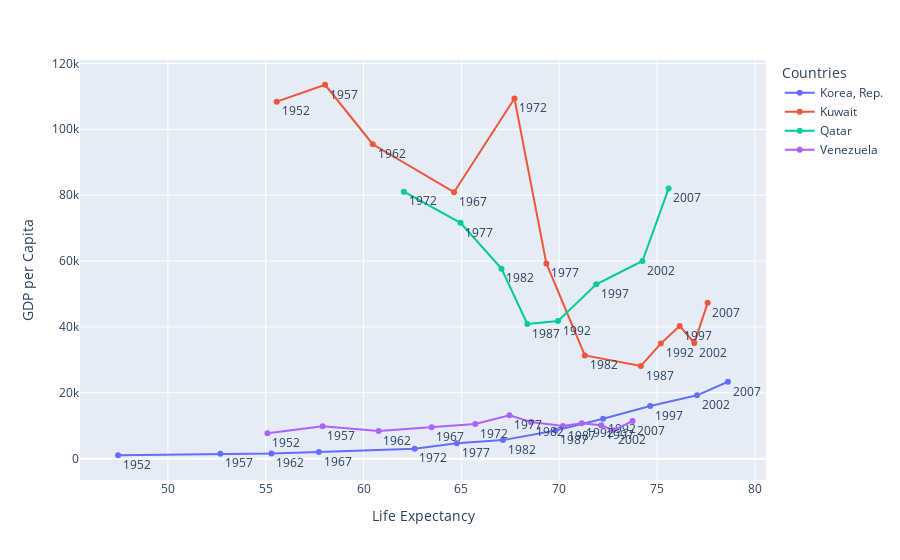

Notebook cell for this chart:
### Code cell
countries = ['Kuwait', 'Venezuela', 'Korea, Rep.', 'Qatar']
fig = px.line(df.query("country in @countries", engine = 'python'), x="lifeExp", y="gdpPercap", color="country", text="year", 
            labels = {'lifeExp' : 'Life Expectancy', 'gdpPercap' : 'GDP per Capita', 'country' : 'Countries'})
fig.update_traces(textposition="bottom right")
fig.show()

### Figure 1 — Plotly figure (JSON) as saved in the notebook; plotly's stock layout.template omitted (floating-point values rounded to 4 significant figures)
{"data": [{"hovertemplate": "Countries=Korea, Rep.<br>Life Expectancy=%{x}<br>GDP per Capita=%{y}<br>year=%{text}<extra></extra>", "legendgroup": "Korea, Rep.", "line": {"color": "#636efa", "dash": "solid"}, "marker": {"symbol": "circle"}, "mode": "markers+text+lines", "name": "Korea, Rep.", "orientation": "v", "showlegend": true, "text": [1952, 1957, 1962, 1967, 1972, 1977, 1982, 1987, 1992, 1997, 2002, 2007], "textposition": "bottom right", "type": "scatter", "x": [47.45, 52.68, 55.29, 57.72, 62.61, 64.77, 67.12, 69.81, 72.24, 74.65, 77.05, 78.62], "xaxis": "x", "y": [1031.0, 1488.0, 1536.0, 2029.0, 3031.0, 4657.0, 5623.0, 8533.0, 12100.0, 15990.0, 19230.0, 23350.0], "yaxis": "y"}, {"hovertemplate": "Countries=Kuwait<br>Life Expectancy=%{x}<br>GDP per Capita=%{y}<br>year=%{text}<extra></extra>", "legendgroup": "Kuwait", "line": {"color": "#EF553B", "dash": "solid"}, "marker": {"symbol": "circle"}, "mode": "markers+text+lines", "name": "Kuwait", "orientation": "v", "showlegend": true, "text": [1952, 1957, 1962, 1967, 1972, 1977, 1982, 1987, 1992, 1997, 2002, 2007], "textposition": "bottom right", "type": "scatter", "x": [55.56, 58.03, 60.47, 64.62, 67.71, 69.34, 71.31, 74.17, 75.19, 76.16, 76.9, 77.59], "xaxis": "x", "y": [108400.0, 113500.0, 95460.0, 80890.0, 109300.0, 59270.0, 31350.0, 28120.0, 34930.0, 40300.0, 35110.0, 47310.0], "yaxis": "y"}, {"hovertemplate": "Countries=Qatar<br>Life Expectancy=%{x}<br>GDP per Capita=%{y}<br>year=%{text}<extra></extra>", "legendgroup": "Qatar", "line": {"color": "#00cc96", "dash": "solid"}, "marker": {"symbol": "circle"}, "mode": "markers+text+lines", "name": "Qatar", "orientation": "v", "showlegend": true, "text": [1972, 1977, 1982, 1987, 1992, 1997, 2002, 2007], "textposition": "bottom right", "type": "scatter", "x": [62.06, 64.96, 67.05, 68.37, 69.94, 71.89, 74.26, 75.59], "xaxis": "x", "y": [81070.0, 71620.0, 57680.0, 40870.0, 41780.0, 52940.0, 60020.0, 82010.0], "yaxis": "y"}, {"hovertemplate": "Countries=Venezuela<br>Life Expectancy=%{x}<br>GDP per Capita=%{y}<br>year=%{text}<extra></extra>", "legendgroup": "Venezuela", "line": {"color": "#ab63fa", "dash": "solid"}, "marker": {"symbol": "circle"}, "mode": "markers+text+lines", "name": "Venezuela", "orientation": "v", "showlegend": true, "text": [1952, 1957, 1962, 1967, 1972, 1977, 1982, 1987, 1992, 1997, 2002, 2007], "textposition": "bottom right", "type": "scatter", "x": [55.09, 57.91, 60.77, 63.48, 65.71, 67.46, 68.56, 70.19, 71.15, 72.15, 72.77, 73.75], "xaxis": "x", "y": [7690.0, 9802.0, 8423.0, 9541.0, 10510.0, 13140.0, 11150.0, 9884.0, 10730.0, 10170.0, 8605.0, 11420.0], "yaxis": "y"}], "layout": {"legend": {"title": {"text": "Countries"}, "tracegroupgap": 0}, "margin": {"t": 60}, "xaxis": {"anchor": "y", "domain": [0, 1], "title": {"text": "Life Expectancy"}}, "yaxis": {"anchor": "x", "domain": [0, 1], "title": {"text": "GDP per Capita"}}}}
